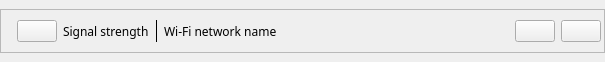
<?xml version="1.0" encoding="UTF-8"?>
<ui version="4.0">
 <class>NetworkWidget</class>
 <widget class="QWidget" name="NetworkWidget">
  <property name="geometry">
   <rect>
    <x>0</x>
    <y>0</y>
    <width>605</width>
    <height>62</height>
   </rect>
  </property>
  <property name="sizePolicy">
   <sizepolicy hsizetype="Expanding" vsizetype="Fixed">
    <horstretch>0</horstretch>
    <verstretch>0</verstretch>
   </sizepolicy>
  </property>
  <property name="windowTitle">
   <string>Form</string>
  </property>
  <layout class="QHBoxLayout" name="horizontalLayout">
   <property name="leftMargin">
    <number>0</number>
   </property>
   <property name="topMargin">
    <number>4</number>
   </property>
   <property name="rightMargin">
    <number>0</number>
   </property>
   <property name="bottomMargin">
    <number>4</number>
   </property>
   <item>
    <widget class="QFrame" name="frame">
     <property name="sizePolicy">
      <sizepolicy hsizetype="Expanding" vsizetype="Fixed">
       <horstretch>0</horstretch>
       <verstretch>0</verstretch>
      </sizepolicy>
     </property>
     <property name="frameShape">
      <enum>QFrame::StyledPanel</enum>
     </property>
     <property name="frameShadow">
      <enum>QFrame::Plain</enum>
     </property>
     <property name="lineWidth">
      <number>1</number>
     </property>
     <layout class="QHBoxLayout" name="horizontalLayout_2">
      <property name="leftMargin">
       <number>16</number>
      </property>
      <property name="topMargin">
       <number>10</number>
      </property>
      <property name="rightMargin">
       <number>3</number>
      </property>
      <property name="bottomMargin">
       <number>10</number>
      </property>
      <item>
       <widget class="QPushButton" name="signalStrengthIcon">
        <property name="text">
         <string/>
        </property>
       </widget>
      </item>
      <item>
       <widget class="QLabel" name="signalStrengthLabel">
        <property name="font">
         <font>
          <family>U001</family>
         </font>
        </property>
        <property name="text">
         <string>Signal strength</string>
        </property>
       </widget>
      </item>
      <item>
       <widget class="Line" name="line">
        <property name="frameShadow">
         <enum>QFrame::Plain</enum>
        </property>
        <property name="lineWidth">
         <number>1</number>
        </property>
        <property name="orientation">
         <enum>Qt::Vertical</enum>
        </property>
       </widget>
      </item>
      <item>
       <widget class="QLabel" name="nameLabel">
        <property name="font">
         <font>
          <family>U001</family>
         </font>
        </property>
        <property name="text">
         <string>Wi-Fi network name</string>
        </property>
       </widget>
      </item>
      <item>
       <spacer name="horizontalSpacer">
        <property name="orientation">
         <enum>Qt::Horizontal</enum>
        </property>
        <property name="sizeHint" stdset="0">
         <size>
          <width>40</width>
          <height>20</height>
         </size>
        </property>
       </spacer>
      </item>
      <item>
       <widget class="QPushButton" name="encryptionIcon">
        <property name="text">
         <string/>
        </property>
       </widget>
      </item>
      <item>
       <widget class="QPushButton" name="enterButton">
        <property name="text">
         <string/>
        </property>
        <property name="icon">
         <iconset resource="../../../eink.qrc">
          <normaloff>:/resources/chevron-right.png</normaloff>:/resources/chevron-right.png</iconset>
        </property>
       </widget>
      </item>
     </layout>
    </widget>
   </item>
  </layout>
 </widget>
 <resources>
  <include location="../../../eink.qrc"/>
 </resources>
 <connections/>
</ui>
